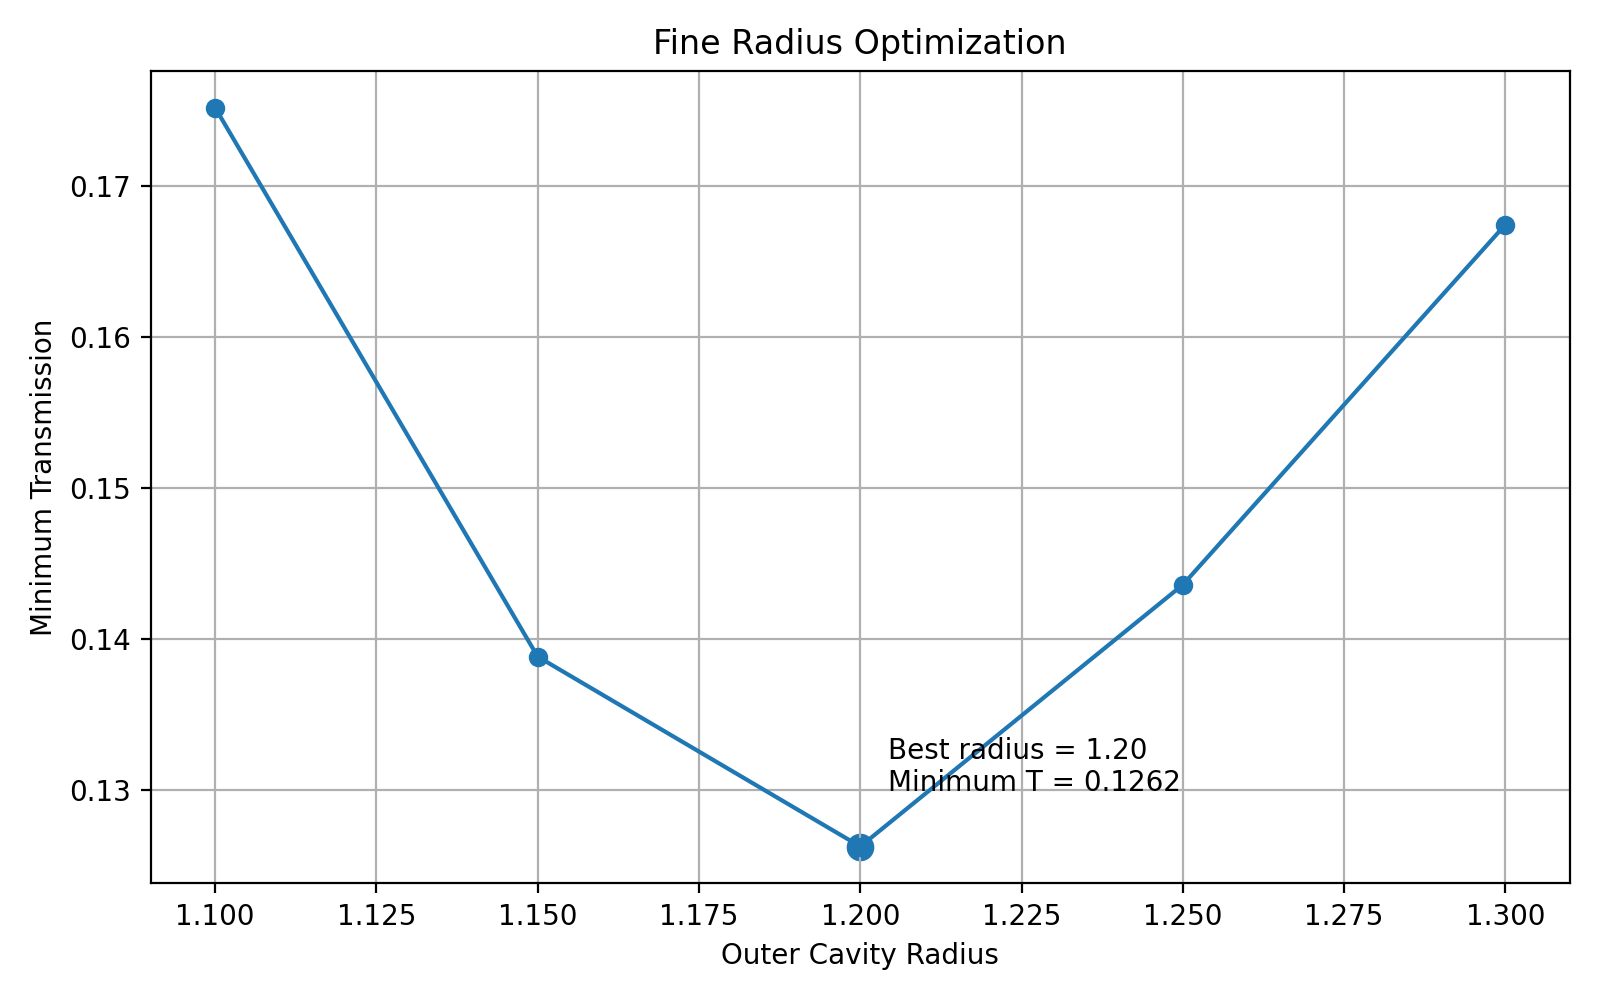

Generate this figure with Python:
import meep as mp
import numpy as np
import matplotlib.pyplot as plt


cell_x = 16
cell_y = 8
resolution = 20

waveguide_width = 1
waveguide_epsilon = 11.56

cavity_x = 1.6
cavity_y = 1.5

outer_epsilon = 14.44
inner_epsilon = 1.0

radii = [
    1.10,
    1.15,
    1.20,
    1.25,
    1.30
]

frequencies = np.linspace(
    0.10,
    0.20,
    100
)


def run_simulation(geometry):

    sources = [

        mp.Source(
            mp.GaussianSource(
                0.15,
                fwidth=0.10
            ),
            component=mp.Ez,
            center=mp.Vector3(-6, 0, 0),
            size=mp.Vector3(
                0,
                waveguide_width,
                0
            )
        )
    ]

    sim = mp.Simulation(
        cell_size=mp.Vector3(
            cell_x,
            cell_y,
            0
        ),
        geometry=geometry,
        sources=sources,
        resolution=resolution,
        boundary_layers=[
            mp.PML(1.0)
        ]
    )

    flux_region = mp.FluxRegion(
        center=mp.Vector3(6, 0, 0),
        size=mp.Vector3(
            0,
            waveguide_width,
            0
        )
    )

    flux = sim.add_flux(
        0.15,
        0.10,
        100,
        flux_region
    )

    sim.run(
        until=266.675
    )

    return np.array(
        mp.get_fluxes(flux)
    )


reference_geometry = [

    mp.Block(
        center=mp.Vector3(0, 0, 0),
        size=mp.Vector3(
            mp.inf,
            waveguide_width,
            mp.inf
        ),
        material=mp.Medium(
            epsilon=waveguide_epsilon
        )
    )
]

print("Running reference simulation...")

reference_flux = run_simulation(
    reference_geometry
)

print("Reference complete.")


results = []
spectra = []


for radius in radii:

    inner_radius = 0.65 * radius

    print(
        f"Running radius = {radius}"
    )

    geometry = [

        mp.Block(
            center=mp.Vector3(0, 0, 0),
            size=mp.Vector3(
                mp.inf,
                waveguide_width,
                mp.inf
            ),
            material=mp.Medium(
                epsilon=waveguide_epsilon
            )
        ),

        mp.Cylinder(
            radius=radius,
            center=mp.Vector3(
                cavity_x,
                cavity_y,
                0
            ),
            material=mp.Medium(
                epsilon=outer_epsilon
            )
        ),

        mp.Cylinder(
            radius=inner_radius,
            center=mp.Vector3(
                cavity_x,
                cavity_y,
                0
            ),
            material=mp.Medium(
                epsilon=inner_epsilon
            )
        )
    ]

    cavity_flux = run_simulation(
        geometry
    )

    transmission = (
        cavity_flux /
        reference_flux
    )

    spectra.append(
        transmission
    )

    index = np.argmin(
        transmission
    )

    f_res = frequencies[index]
    t_min = transmission[index]

    print(
        f"Minimum T = {t_min:.4f}"
    )

    print(
        f"Resonance frequency = {f_res:.5f}"
    )

    results.append(
        [
            radius,
            f_res,
            t_min
        ]
    )


results = np.array(
    results
)


np.savetxt(
    "fine_radius_sweep.csv",
    results,
    delimiter=",",
    header=(
        "radius,"
        "resonance_frequency,"
        "minimum_transmission"
    ),
    comments=""
)


best_index = np.argmin(
    results[:, 2]
)

best_radius = (
    results[best_index, 0]
)

best_frequency = (
    results[best_index, 1]
)

best_transmission = (
    results[best_index, 2]
)


print()
print("==============================")
print("FINE SWEEP RESULT")
print("==============================")
print(
    f"Best radius = "
    f"{best_radius:.2f}"
)
print(
    f"Minimum transmission = "
    f"{best_transmission:.4f}"
)
print(
    f"Resonance frequency = "
    f"{best_frequency:.5f}"
)


# Fine radius vs minimum transmission

plt.figure(
    figsize=(8, 5)
)

plt.plot(
    results[:, 0],
    results[:, 2],
    marker="o"
)

plt.scatter(
    best_radius,
    best_transmission,
    s=80
)

plt.annotate(
    f"Best radius = {best_radius:.2f}\n"
    f"Minimum T = {best_transmission:.4f}",
    xy=(
        best_radius,
        best_transmission
    ),
    xytext=(
        10,
        20
    ),
    textcoords="offset points"
)

plt.xlabel("Outer Cavity Radius")
plt.ylabel("Minimum Transmission")

plt.title(
    "Fine Radius Optimization"
)

plt.grid(True)

plt.tight_layout()

plt.savefig(
    "fine_radius_sweep.png",
    dpi=200
)

plt.close()


# Fine radius vs resonance frequency

plt.figure(
    figsize=(8, 5)
)

plt.plot(
    results[:, 0],
    results[:, 1],
    marker="o"
)

plt.xlabel("Outer Cavity Radius")
plt.ylabel("Resonance Frequency")

plt.title(
    "Fine Radius vs Resonance Frequency"
)

plt.grid(True)

plt.tight_layout()

plt.savefig(
    "fine_radius_resonance.png",
    dpi=200
)

plt.close()


# Full fine-radius transmission spectra

plt.figure(
    figsize=(8, 5)
)

for i, radius in enumerate(radii):

    plt.plot(
        frequencies,
        spectra[i],
        label=f"R = {radius:.2f}"
    )

plt.xlabel("Frequency")
plt.ylabel("Transmission")

plt.title(
    "Fine Radius Transmission Spectra"
)

plt.grid(True)

plt.legend()

plt.tight_layout()

plt.savefig(
    "fine_radius_transmission_sweep.png",
    dpi=200
)

plt.close()


print()
print("FINE RADIUS SWEEP COMPLETE")
print()
print("Saved:")
print("fine_radius_sweep.png")
print("fine_radius_resonance.png")
print("fine_radius_transmission_sweep.png")
